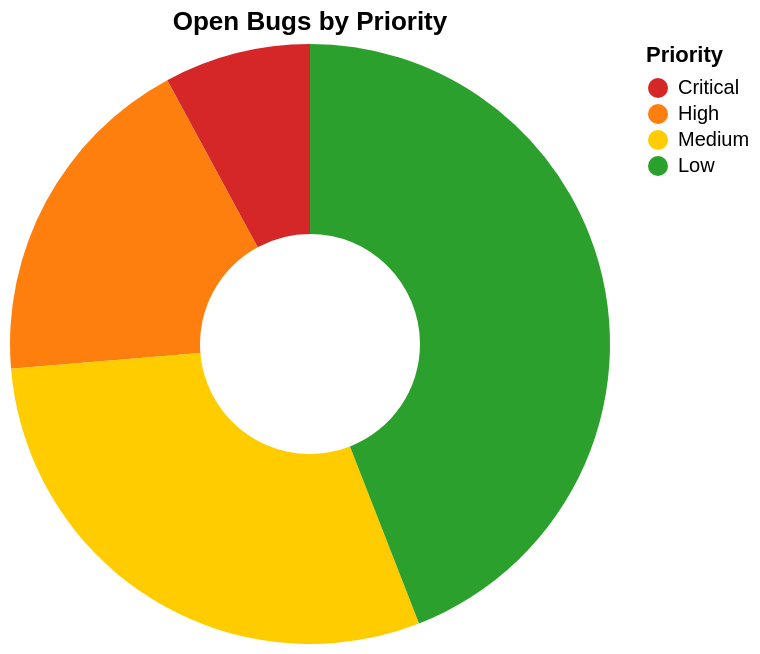

Specify this chart in Vega-Lite:
### Vega-Lite specification from a JSON file in a GitHub repository (floating-point values rounded to 4 significant figures)
{"$schema": "https://vega.github.io/schema/vega-lite/v6.json", "description": "Bug priority distribution", "data": {"values": [{"priority": "Critical", "count": 12}, {"priority": "High", "count": 28}, {"priority": "Medium", "count": 45}, {"priority": "Low", "count": 67}]}, "mark": {"type": "arc", "innerRadius": 55}, "encoding": {"theta": {"field": "count", "type": "quantitative"}, "color": {"field": "priority", "type": "nominal", "scale": {"domain": ["Critical", "High", "Medium", "Low"], "range": ["#d62728", "#ff7f0e", "#ffcc00", "#2ca02c"]}, "legend": {"title": "Priority"}}, "tooltip": [{"field": "priority", "type": "nominal"}, {"field": "count", "type": "quantitative", "title": "Open Bugs"}]}, "title": "Open Bugs by Priority"}
